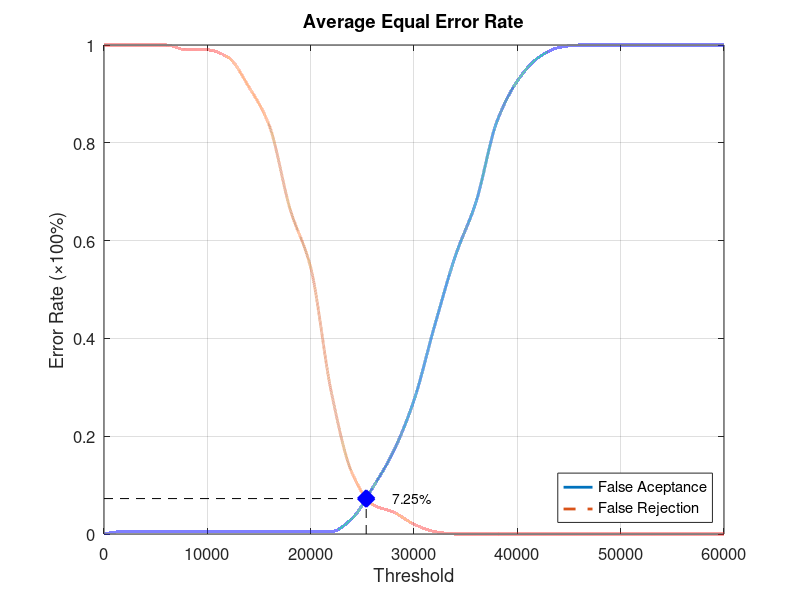
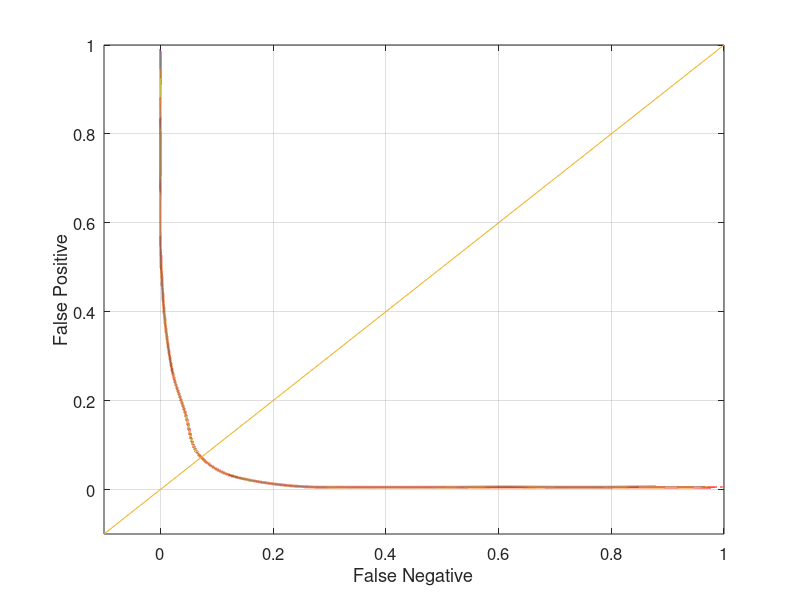

Write the MATLAB code that produced these figures, in order.
function yEER = Database1_3
close all;
clear;
clc;
x = 0:2000:60000;
xq = 0:0.5:60000;

y0 = [0 0.00526316 0.00526316 0.00526316 0.00526316 0.00526316 0.00526316 0.00526316 0.00526316 0.00526316 0.00526316 0.00526316 0.0315789 0.0947368 0.168421 0.273684 0.426316 0.568421 0.678947 0.842105 0.926316 0.973684 0.994737 1 1 1 1 1 1 1 1];
yy0 = interp1(x, y0, xq, 'pchip');
y1 = [1 1 1 1 0.99 0.99 0.975 0.915 0.835 0.665 0.545 0.29 0.125 0.06 0.045 0.02 0.005 0 0 0 0 0 0 0 0 0 0 0 0 0 0];
yy1 = interp1(x, y1, xq, 'pchip');

% Calculating EER: 
y2 = abs(y0 - y1);
find(y2 == min(y2))
yy2 = abs(yy0 - yy1);
xEER = find(yy2 == min(yy2));
xEERIndex = xq(xEER) % X-axis EER
yEER = yy0(xEER) % Y-axis EER

main = figure
plot(xq, yy0,'-','LineWidth', 2);	hold on
plot(xq, yy1,'--','LineWidth', 2);	hold on
plot([xEERIndex xEERIndex], [0 yEER], 'k--');	hold on
plot([0 xEERIndex], [yEER yEER], 'k--');	hold on
plot(xEERIndex, yEER, 'bx', 'LineWidth', 10);	hold on
text(xEERIndex + 10 * xEERIndex / 100, yEER, [num2str(round((10000 * yEER)) / 100) '%'])
legend('False Aceptance', 'False Rejection', 'Location', 'SouthEast')
xlabel('Threshold')
ylabel('Error Rate (\times100%)')
title('Average Equal Error Rate')
set(gca, 'FontSize', 12)
axis([0 60000 0 1])
grid on

print(main, 'Database1_3Main', '-dpng');
FNRxFPR = figure('Color', [1 1 1]);
plot(yy1, yy0, '-', yy1, yy0, 'LineWidth', 2);
hold on
y = -0.1:0.1:1
plot(y, y); 
set(gca, 'FontSize', 12)
xlabel('False Negative')
ylabel('False Positive')
axis([-0.1 1 -0.1 1])
set(gca, 'FontSize', 12)
grid on

print(FNRxFPR, 'Database1_3FNRxFPR','-dpng');
end
